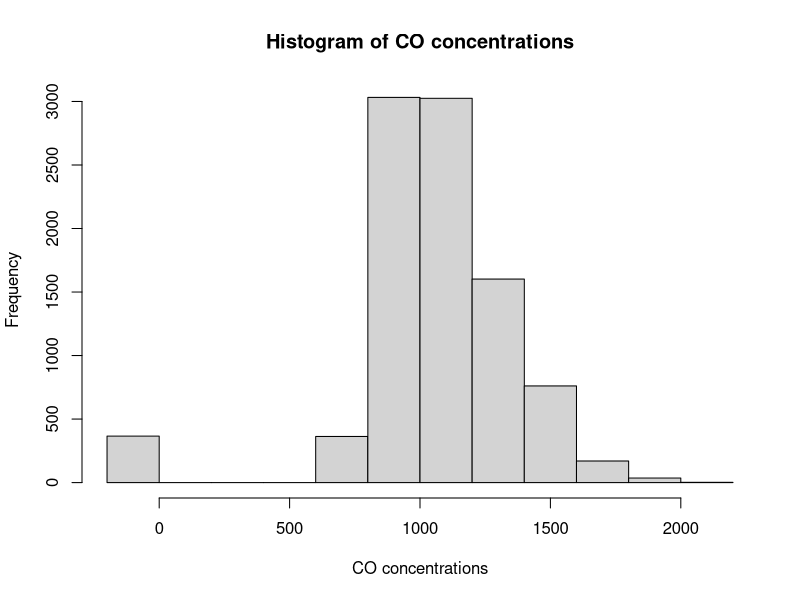
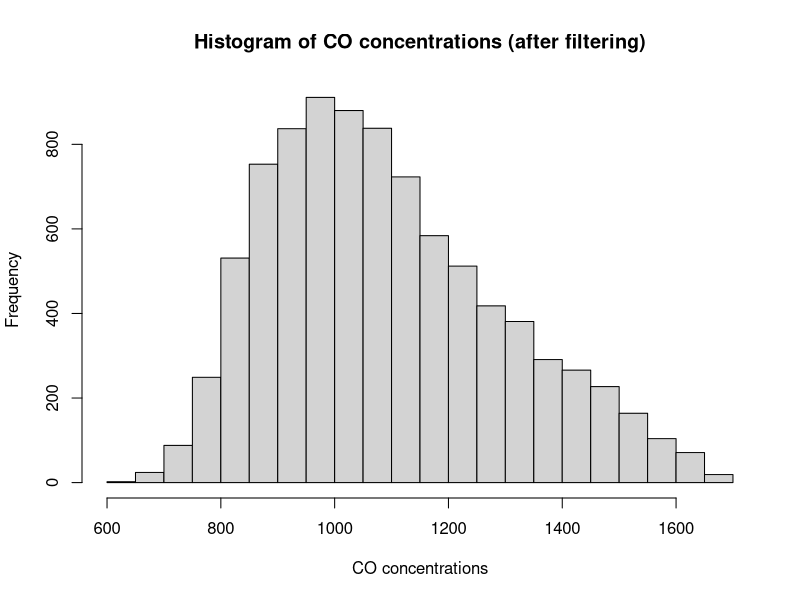
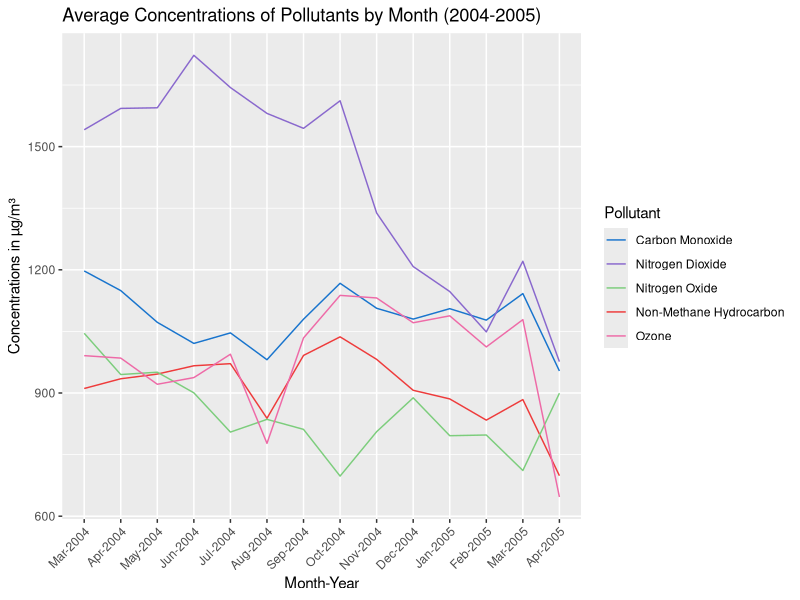
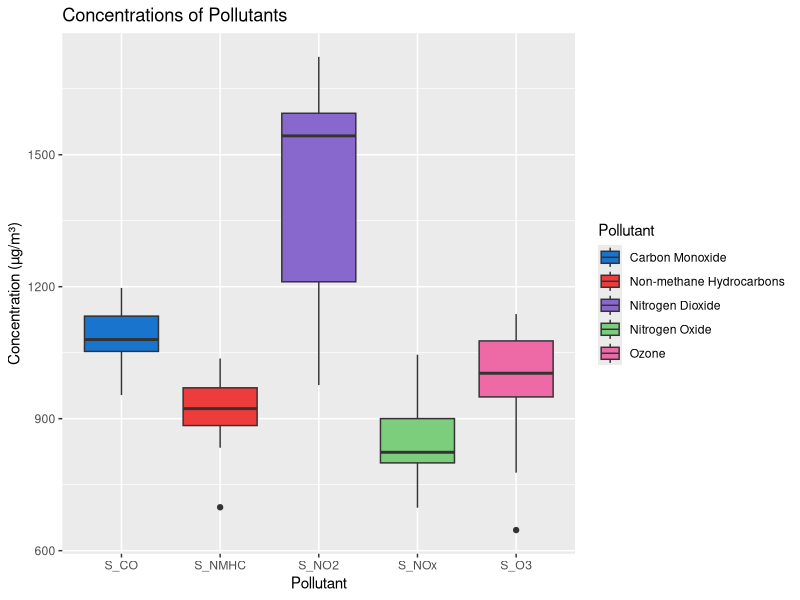
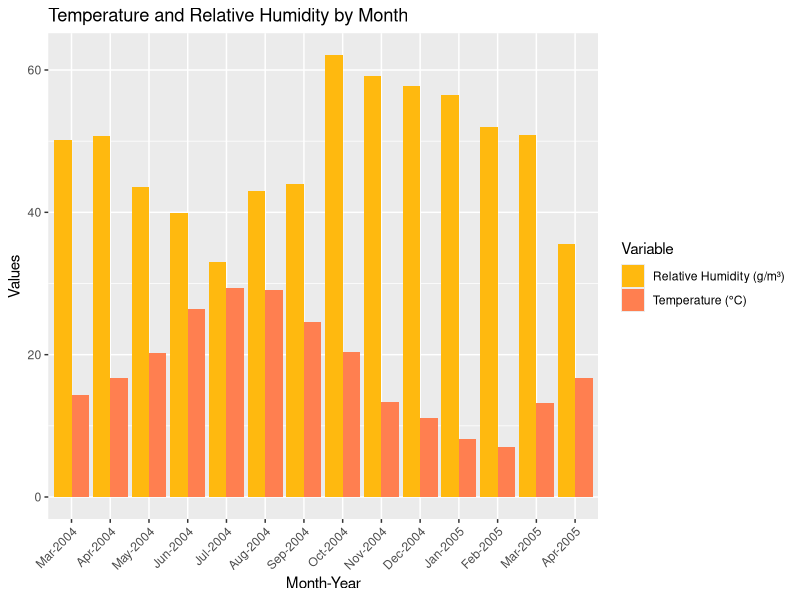
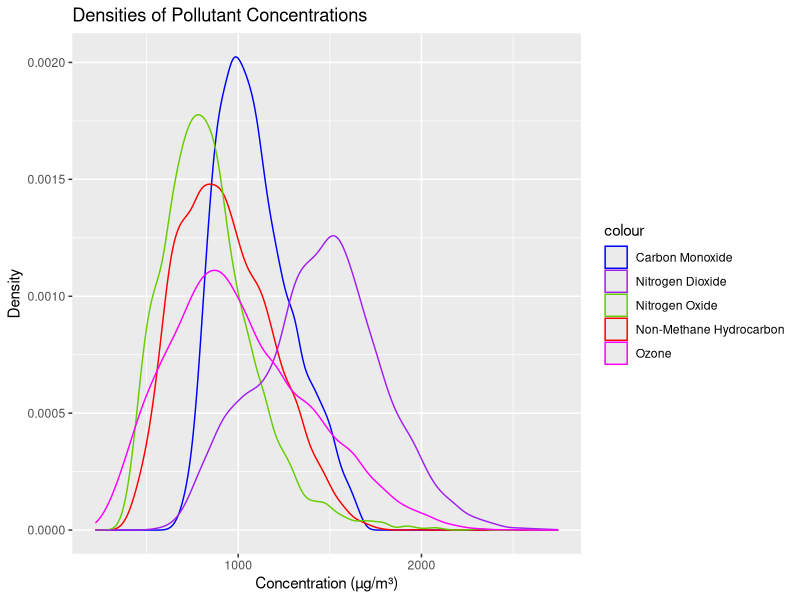
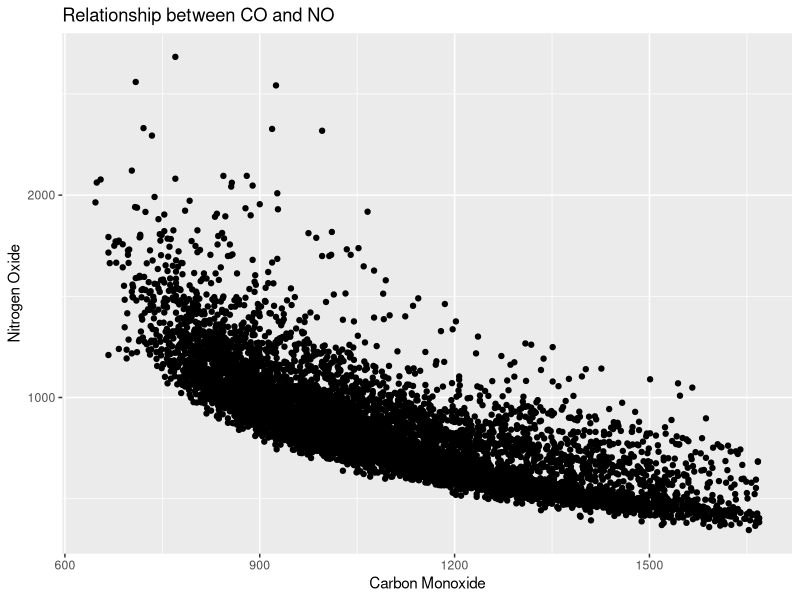
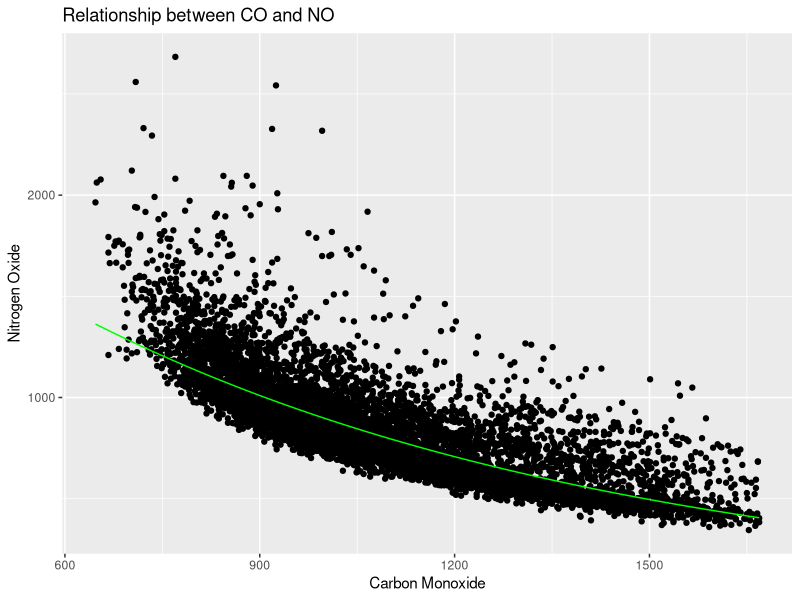

The R source for these figures, in order:
## ---- chunk 1
library(readxl)
library(ggplot2)
library(lubridate)
library(tidyverse)
library(dplyr)
## ---- chunk 2
#| code-fold: true
air <- read_excel("AirQualityUCI.xls")
head(air)
## ---- chunk 3
#| code-fold: true
# Rename columns 3-12
air <- air %>% 
  rename(
    CO = `CO(GT)`,
    S_CO = `PT08.S1(CO)`,
    NMHC = `NMHC(GT)`,
    S_NMHC = `PT08.S2(NMHC)`,
    C6H6 = `C6H6(GT)`,
    NOx = `NOx(GT)`,
    S_NOx = `PT08.S3(NOx)`,
    NO2 = `NO2(GT)`,
    S_NO2 = `PT08.S4(NO2)`,
    S_O3 = `PT08.S5(O3)`
  )
## ---- chunk 4
#| code-fold: true
#Summarize dataset (excluding Date and Time columns)
summary(air[, -c(1, 2)])
## ---- chunk 5
#| code-fold: true
# Histogram for S_CO 
hist(air$S_CO,
     main = "Histogram of CO concentrations",
     xlab = "CO concentrations")
## ---- chunk 6
#| code-fold: true
# Calculate IQR
Q1 <- quantile(air$S_CO, 0.25, na.rm = TRUE)
Q3 <- quantile(air$S_CO, 0.75, na.rm = TRUE)
IQR <- Q3 - Q1

# Define outlier bounds
lower_bound <- Q1 - 1.5 * IQR
upper_bound <- Q3 + 1.5 * IQR

# Filter rows to remove outliers
air_filtered <- air[air$S_CO >= lower_bound & air$S_CO <= upper_bound, ]
## ---- chunk 7
#| code-fold: true
hist(air_filtered$S_CO,
     main = "Histogram of CO concentrations (after filtering)",
     xlab = "CO concentrations")
## ---- chunk 8
#| code-fold: true
# Reassign original dataset with filtered dataset
air <- air_filtered

# Convert 'Date' column to y-m-d format
air$Date <- ymd(air$Date)

# Create numerical Month and Year columns
air <- air %>%
  mutate(
    Month = month(Date, label = TRUE), # Extracts month as a numeric value (1-12)
    Year = year(Date)    # Extracts year
  )

# Group by Year and Month for summarization
airM <- air %>%
  group_by(Year, Month) %>%
  summarize(across(where(is.numeric), 
                   ~mean(., na.rm = TRUE)),
            .groups = "drop")

head(airM, 5)
## ---- chunk 9
#| code-fold: true
# Disregard non-sensor pollutant measurements 
airM <- airM[ ,-c(3,5,6,8,10)]

head(airM, 5)
## ---- chunk 10
#| code-fold: true
# Plot monthly Concentrations
airM %>%
  # Use interaction to combine Month and Year
  ggplot(aes(x = interaction(Month, Year, sep = "-"))) +
  # Add points and lines for different pollutants
  geom_line(aes(y = S_CO, color = "Carbon Monoxide", group = 1)) +
  geom_line(aes(y = S_NMHC, color = "Non-Methane Hydrocarbon", group = 2)) +
  geom_line(aes(y = S_NOx, color = "Nitrogen Oxide", group = 3)) +
  geom_line(aes(y = S_NO2, color = "Nitrogen Dioxide", group = 3)) +
  geom_line(aes(y = S_O3, color = "Ozone", group = 3)) +
  labs(
    title = "Average Concentrations of Pollutants by Month (2004-2005)",
    x = "Month-Year",
    y = "Concentrations in µg/m³"
  ) +
  scale_color_manual(
    values = c("Carbon Monoxide" = "dodgerblue3", 
               "Non-Methane Hydrocarbon" = "brown2", 
               "Nitrogen Oxide" = "palegreen3",
               "Nitrogen Dioxide" = "mediumpurple3",
               "Ozone" = "hotpink2"),
    name = "Pollutant"
  ) +
  theme(axis.text.x = element_text(angle = 45, hjust = 1))  # Rotate x-axis labels
## ---- chunk 11
#| code-fold: true
# Pivot data frame by Pollutant 
airM_2 <- airM %>%
  pivot_longer(
    cols = c(3:7), 
    names_to = "Pollutant", 
    values_to = "Concentration"
  )

# Plot Pollutant Concentrations 
airM_2 %>% 
  ggplot(aes(x = Pollutant)) +
  geom_boxplot(aes(y = Concentration, fill = Pollutant), size = 0.5) +
  labs(
    title = "Concentrations of Pollutants",
    x = "Pollutant",
    y = "Concentration (µg/m³)"
  ) +
  scale_fill_manual(
    values = c("dodgerblue3", "brown2", "mediumpurple3", "palegreen3", "hotpink2"), # Specify colors for each pollutant
    labels = c("Carbon Monoxide", "Non-methane Hydrocarbons", "Nitrogen Dioxide", "Nitrogen Oxide", "Ozone")
  )
## ---- chunk 12
#| code-fold: true
# Plot monthly Temperatures & Relative Humidity 
airM %>%
  pivot_longer(
    cols = c(RH, T), 
    names_to = "Variable", 
    values_to = "Value"
  ) %>%
  ggplot(aes(x = interaction(Month, Year, sep = "-"), y = Value, fill = Variable)) +
  geom_col(position = "dodge") +
  labs(
    title = "Temperature and Relative Humidity by Month",
    x = "Month-Year",
    y = "Values",
    fill = "Variable"
  ) +
  scale_fill_manual(
    values = c("T" = "coral", "RH" = "darkgoldenrod1"),
    labels = c("T" = "Temperature (°C)", "RH" = "Relative Humidity (g/m³)")
  ) +
  theme(axis.text.x = element_text(angle = 45, hjust = 1))
## ---- chunk 13
#| code-fold: true
ggplot() +
  geom_density(data = air_filtered, aes(x=S_CO, color="Carbon Monoxide")) +
  geom_density(data = air_filtered, aes(x=S_NMHC, color="Non-Methane Hydrocarbon")) +
  geom_density(data = air_filtered, aes(x=S_NOx, color="Nitrogen Oxide")) +
  geom_density(data = air_filtered, aes(x=S_NO2, color="Nitrogen Dioxide")) +
  geom_density(data = air_filtered, aes(x=S_O3, color="Ozone")) +
  labs(title = "Densities of Pollutant Concentrations", x = "Concentration (µg/m³)", y = "Density") +
  scale_color_manual(values = c("Carbon Monoxide" = "blue", "Non-Methane Hydrocarbon" = "red", "Nitrogen Oxide" = "chartreuse3","Nitrogen Dioxide" = "purple","Ozone"  = "magenta"))


                 
## ---- chunk 14
# Regression Analysis
# Plot the relationship between CO and NO

ggplot(data = air) +
  geom_point(aes(x=S_CO, y = S_NOx)) + 
  labs(
    title = "Relationship between CO and NO",
    x = "Carbon Monoxide",
    y = "Nitrogen Oxide")

# Generate some statistics
model1 <- lm(log(S_NOx) ~ (S_CO), data = air)
summary(model1)
## ---- chunk 15
# Conduct a regression analysis after we have concluded that there is an exponential relationship between the variables

ggplot(data = air) +
  geom_point(aes(x = S_CO, y = S_NOx)) +  
  geom_line(
    data = air,
    aes(x = S_CO, y = exp(predict(model1, newdata = air))),  
    color = "green"
  ) +
  labs(
    title = "Relationship between CO and NO",
    x = "Carbon Monoxide",
    y = "Nitrogen Oxide"
  )
